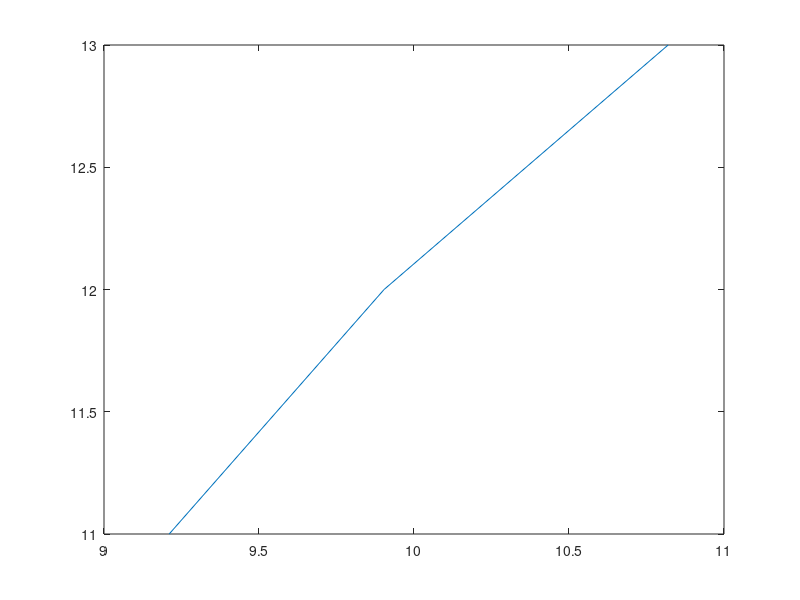

Source code (MATLAB):
X = [10000 20000 50000];
logX = log(X);
searchABBR = [15 19 20];
searchSL = [11 12 13];
insertionABBR = [16 19 20];
insertionSL = [10 11 12];

plot(logX, searchSL)
